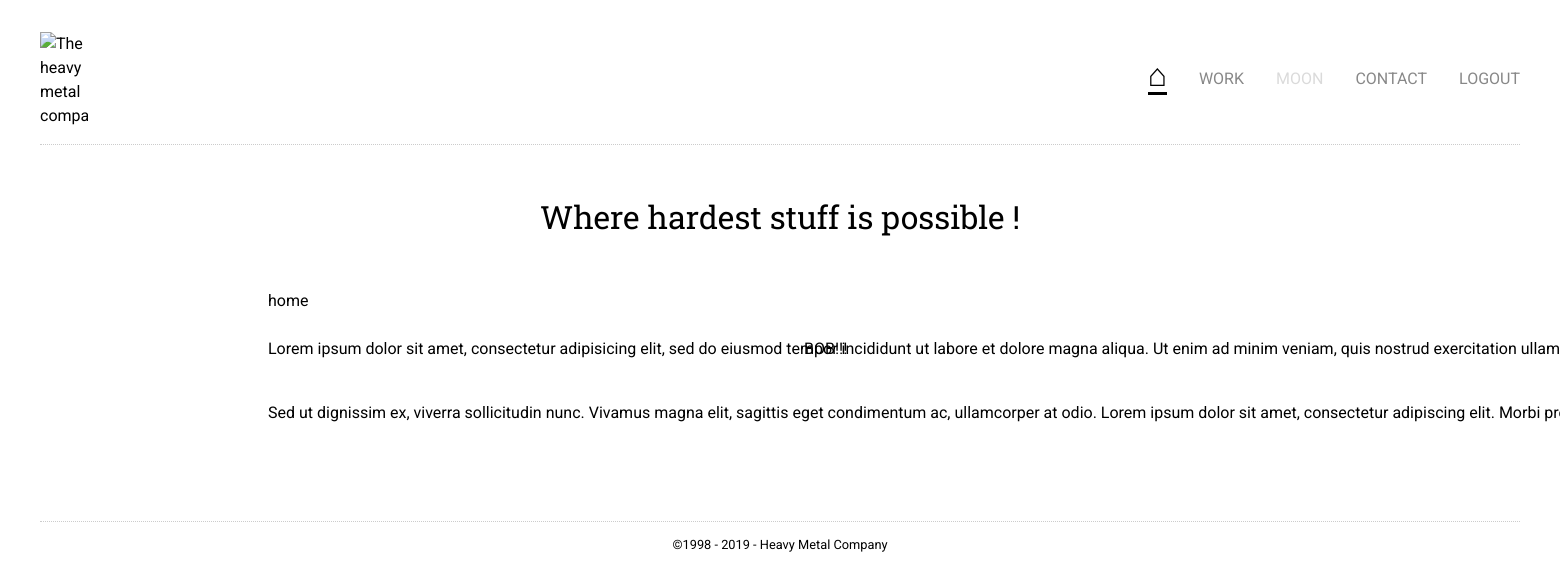
The page / (signed in) on the database its author committed.
### tables this page shows
CREATE TABLE `pages` (
  `id` smallint(5) unsigned NOT NULL AUTO_INCREMENT,
  `parent_id` smallint(5) unsigned NOT NULL DEFAULT '0',
  `page_key` varchar(20) DEFAULT NULL,
  `title` varchar(255) NOT NULL,
  `menu` varchar(50) DEFAULT NULL,
  `slug` varchar(255) NOT NULL,
  `content` text,
  `is_home` tinyint(1) unsigned DEFAULT '0',
  `is_visible` tinyint(1) unsigned DEFAULT '1',
  `position` tinyint(3) unsigned DEFAULT NULL,
  `last_update` timestamp NOT NULL DEFAULT CURRENT_TIMESTAMP ON UPDATE CURRENT_TIMESTAMP,
  `created_on` timestamp NOT NULL DEFAULT CURRENT_TIMESTAMP,
  PRIMARY KEY (`id`)
);

### php/pdo.php (called while the page is built)
<?php
$db_host    = '127.0.0.1';
$db_name    = 'poco_minisite';
$db_user    = 'root';
$db_pass    = '444666';
$db_charset = 'utf8mb4';
$dsn = "mysql:host=$db_host;dbname=$db_name;charset=$db_charset";
$pdo_options = [
  PDO::ATTR_EMULATE_PREPARES    => false,
  PDO::ATTR_DEFAULT_FETCH_MODE  => PDO::FETCH_ASSOC,
  PDO::ATTR_ERRMODE             => PDO::ERRMODE_EXCEPTION
];
$db = null;
try {
  $db = new PDO($dsn, $db_user, $db_pass, $pdo_options);
} catch (PDOException $e) {
  echo $e->getMessage();
}
function db() {
	global $db;
	if(is_object($db)) {
    return $db;
  }
  else {
    exit("DB IS NOT AN OBJECT! No database connection.");
  }
}

### php/queries.php (called while the page is built, shortened)
<?php
function query($zone, $params = []) {
	switch($zone) {
		case 'settings' :
			$sql = "SELECT settings_key, settings_value FROM settings ORDER BY position ASC";
			try {
				$sth = db()->prepare($sql);
				$sth->execute($params);
				$results = $sth->fetchAll(PDO::FETCH_KEY_PAIR);
			} catch(PDOException $e) {
				debug($e->getMessage());
			}
		break;
		case 'menus' :
			$where = "";
			$sql = "SELECT slug, menu, is_home, is_visible FROM pages $where ORDER BY position ASC";
			try {
				$sth = db()->prepare($sql);
				$sth->execute($params);
				$results = $sth->fetchAll();
			} catch(PDOException $e) {
				debug($e->getMessage());
			}
		break;
		case 'page' :
			$and = "";
			$sql = "SELECT page_key, title, content FROM pages WHERE slug = ? $and";
			try {
				$sth = db()->prepare($sql);
				$sth->execute($params);
				$results = $sth->fetch();
			} catch(PDOException $e) {
				debug($e->getMessage());
			}
		break;
		case 'home_slug' :
			$sql = "SELECT slug FROM pages WHERE is_home = ?";
			$params[] = 1;
			try {
				$sth = db()->prepare($sql);
				$sth->execute($params);
				$results = $sth->fetch();
			} catch(PDOException $e) {
				debug($e->getMessage());
			}
		break;
	}
	return $results;
}

### php/functions.php (the view, shortened to what this page needs)
<?php
$get_page = router();
$params = [
  'get_page'    => $get_page,
  'settings'    => query('settings'),
  'menus'       => query('menus'),
	'active_page' => query('page', [$get_page])
];
function is_admin() {
  return (bool)$_SESSION['is_admin'];
}
function router() {
  $from_root    = str_replace('/index.php', '', $_SERVER['PHP_SELF']).'/';
  $uri          = $_SERVER['REQUEST_URI'];
  $uri_page     = str_replace($from_root, '', $uri);
	if(!empty($uri_page)) {
		$get_page = $uri_page;
	}
	else {
		$home = query('home_slug');
		$get_page	= $home['slug'];
	}
  return $get_page;
}
function menu_html($params = []) {
  $menus = query('menus');
	$get_page = $params['get_page'];
  $html = '';
  $html .= '<ul id="main-menu" class="menu UPP DF">'.PHP_EOL;
  foreach($menus as $item) {
    $slug = $item['slug'];
    $is_home = (bool)$item['is_home'];
    $active = $slug === $get_page ? ' active' : '';
    $is_home_class = $is_home ? ' is-home' : '';
    $hidden_class = $item['is_visible'] > 0 ? '' : ' hidden';
    $menu = $is_home ? '<span class="is-home">⌂</span>' : $item['menu'];
    $html .= '<li class="menu-item'.$active.$is_home_class.$hidden_class.'"><a href="'.$slug.'">'.$menu.'</a></li>'.PHP_EOL;
  }
  $log_str = (is_admin()) ? 'LOGOUT' : 'LOGIN';
  $log_href = (is_admin()) ? 'admin/index.php?page=login&action=logout' : 'admin/';
  $html .= '<li class="menu-item"><a href="'.$log_href.'">'.$log_str.'</a></li>'.PHP_EOL;
  $html .= '</ul>'.PHP_EOL;
  return $html;
}
function title($zone = 'content', $params = []) {
  $settings    = $params['settings'];
  $active_page  = $params['active_page'];
  $global_title = $settings['global_title'];
  $page_title   = $active_page['title'];
  if($zone === 'head') {
    return $page_title.' - '.$global_title;
  }
  return $page_title;
}
function content($params = []) {
  $active_page = $params['active_page']; show($active_page['page_key']);
  $form_start = '<form action="index.php" method="post"><input name="user-action" type="hidden" value="sent-contact-form">';
  $form_end = '</form>';
  $page_content = $active_page['content'];
  $content = ($active_page['page_key'] !== 'contact') ? $page_content : $form_start.$page_content.$form_end;
  return $content;
}
function show($data = '') {
	echo '<pre>';
	print_r($data);
	echo '<pre>';
}

### index.php (shortened to what this page needs)
<?php
require_once('php/pdo.php');
require_once('php/queries.php');
require_once('php/functions.php');
?>
<!DOCTYPE html>
<html>
  <head>
    <link rel="stylesheet" href="css/style.css">
    <link rel="stylesheet" href="css/editor.css">
  </head>
  <body id="<?php echo $params['active_page']['page_key']; ?>">
    <header class="header">
      <figure class="logo-figure">
        <a href="./"><img src="img/logo.svg" alt="The heavy metal company"></a>
      </figure>
      <nav class="nav">
        <?php echo menu_html($params); ?>
      </nav>
    </header>
    <main class="content">
      <h1 class="main-title"><?php echo title('content', $params); ?></h1>
      <?php echo content($params); ?>
    </main>
    <footer class="footer">
      <p>&copy;1998 - <?php echo date('Y'); ?> - Heavy Metal Company</p>
    </footer>
  </body>
</html>

### css/style.css (style rules this page uses)
a,abbr,acronym,address,applet,article,aside,audio,b,big,blockquote,body,canvas,caption,center,cite,code,dd,del,details,dfn,div,dl,dt,em,embed,fieldset,figcaption,figure,footer,form,h1,h2,h3,h4,h5,h6,header,hgroup,html,i,iframe,img,ins,kbd,label,legend,li,mark,menu,nav,object,ol,output,p,pre,q,ruby,s,samp,section,small,span,strike,strong,sub,summary,sup,table,tbody,td,tfoot,th,thead,time,tr,tt,u,ul,var,video { margin:0;padding:0;border:0;font:inherit;vertical-align:baseline }
article,aside,details,figcaption,figure,footer,header,hgroup,menu,nav,section { display:block }
body { line-height:1 }
ol,ul { list-style:none }
html { -webkit-box-sizing:border-box; -moz-box-sizing:border-box; box-sizing:border-box; }
*, *:before, *:after { box-sizing:inherit; }
a { text-decoration:none;outline:none;color:inherit; }
html { box-sizing: border-box; }
html { font-size: 16px; }
body { font-size: 1em; font-family: Roboto, sans-serif; line-height: 1.5; }
h1, h2, h3 { font-family: "Roboto Slab", serif; }
h1 { font-size:2em; }
p { margin-bottom: 1em; }
.cols { column-gap: 3em; }
.two-cols { column-count: 2; }
body { margin: 20px 5%; }
.header { display: flex; justify-content: space-between; align-items: center; padding-bottom: 1em; border-bottom: dotted 1px #ccc; min-height: 73px; }
.logo-figure img { display: block; width: 3em; height: auto; }
.menu { display: flex; justify-content: flex-end; }
.menu li { margin-left: 15%; line-height: 1; }
.menu .hidden { opacity: .3; }
.menu a { color: #888; position: relative; transition: color .4s ease; }
.menu a:hover, .menu .active a { color: #000; }
.menu .active a:after { content: ""; position: absolute; bottom: -0.3em; left: 0; display: block; width: 100%; height: 0; border-top: solid 3px #000; }
.menu a .is-home { font-size: 2em; line-height: .6rem; }
.content { width: 100%; margin: 3em 0; }
.main-title { text-align: center; margin-bottom: 3rem; }
.footer { font-size: .8em; text-align: center; padding-top: 1em; border-top: dotted 1px #ccc; }
@media (min-width: 768px) { body { margin: 2em 40px; } }
@media (min-width: 768px) { .cols { column-gap: 3em; } }
@media (min-width: 768px) { .two-cols { column-count: 2; } }
@media (min-width: 768px) { .menu li { margin-left: 2em; } }
@media (min-width: 768px) { .content { max-width: 1024px; margin: 3em auto; } }

### rows shown on the page
pages: title "Where hardest stuff is possible !", content($params) "home Lorem ipsum dolor sit amet, consectetur adipisicing elit, sed do eiusmod tempor incididunt ut labore et dolore magna aliqua. Ut enim ad minim veniam, quis nostrud exercitation Sed ut dignissim ex, viverra sollicitudin nunc. Vivamus magna elit, sagittis eget condimentum ac, ullamcorper at odio. Lorem ipsum dolor sit amet, consectetur adipiscing elit. Morbi BOB!!!"
pages: menu "WORK"
pages: menu "MOON"
pages: menu "CONTACT"

### other values the page prints
$log_str "LOGOUT"
